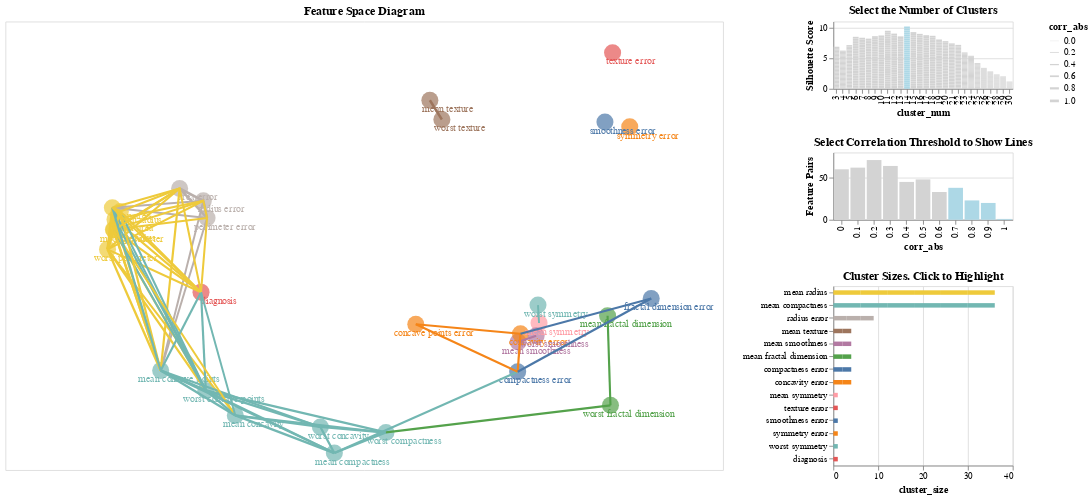

Notebook code cell kept with this figure:
### Code cell
import numpy as np
import pandas as pd
from scipy.spatial.distance import pdist, squareform

from sklearn import datasets
from sklearn.decomposition import PCA
from sklearn.cluster import FeatureAgglomeration
from sklearn.preprocessing import StandardScaler
from sklearn.impute import SimpleImputer
from sklearn.metrics import silhouette_score

# vis
import altair as alt
alt.renderers.enable("default")
alt.data_transformers.disable_max_rows()

# import data
# from https://archive.ics.uci.edu/ml/datasets/Breast+Cancer+Wisconsin+(Diagnostic)
breast_cancer_dataset = datasets.load_breast_cancer()
breast_cancer_df = pd.DataFrame(breast_cancer_dataset.data, columns = breast_cancer_dataset.feature_names)
breast_cancer_df["diagnosis"] = breast_cancer_dataset["target"]

# function to generate FSD
def feature_space_diagram(data, target_name = None):
    df = data.copy()
    corr = np.round(df.corr(),2)
    if target_name is not None:
        target_corr = np.abs(corr.rename({target_name:"target_corr"}, axis=1)["target_corr"])
        df = df.drop(target_name, axis=1)
        corr = corr.drop(target_name, axis=1).drop(target_name, axis=0)
        
    sidebar_width = 200
    sidebar_component_height = 75

    #compute PCA and store as X,Y coordinates for each feature
    pca = PCA(n_components = 2)
    pca.fit(np.abs(corr))
    pca_coords = pd.DataFrame.from_dict(
        dict(
            zip(
                list(df.columns),
                pca.transform(np.abs(corr)).tolist()
            )
        ),
        orient="index"
    ).reset_index().rename({0:"X", 1:"Y", "index":"feature"}, axis=1)

    #get feature clusters
    scaler = StandardScaler()
    feature_distances = squareform(pdist(scaler.fit_transform(df).T, "euclidean"))
    silhouette_scores = []
    cluster_range = range(3,df.shape[1])

    for n_cluster in cluster_range:
        corr_clusters = FeatureAgglomeration(n_clusters = n_cluster, affinity = "precomputed", linkage = "average").fit(feature_distances)
        silhouette_scores = silhouette_scores\
        + [
            {
                "cluster_num": n_cluster,
                "silhouette_score": silhouette_score(feature_distances, corr_clusters.labels_, metric = "precomputed"),
                "feature": list(df.columns)[i],
                "cluster": label 
            }
            for i, label in enumerate(corr_clusters.labels_)
        ]

    cluster_label_df = pd.DataFrame(silhouette_scores)
    cluster_label_df["cluster_size"] = cluster_label_df.groupby(["cluster_num", "cluster"])["feature"].transform("count")
    cluster_label_df["key"] = cluster_label_df["cluster_num"].astype(str).str.cat(cluster_label_df["feature"].astype(str), sep=":")

    cluster_label_df["cluster"] = cluster_label_df.groupby(["cluster_num","cluster"])["feature"].transform("first")

    default_cluster_num = cluster_label_df.groupby("cluster_num")["silhouette_score"].max().idxmax()

    # set correlation with target, if using, which determines circle size
    if target_name is not None:
        pca_coords = pca_coords.join(
            target_corr
        ).reset_index()
    else:
        pca_coords = pca_coords.reset_index()
        pca_coords["target_corr"] = 1

    # get dataset for lines between features (if they have higher correlation than corr_threshold)
    corr_lines = corr.reset_index(drop=False).rename({"index":"feature"}, axis=1)\
        .melt(id_vars = ["feature"], var_name = "feature_2", value_name = "corr")\
        .query("feature > feature_2")

    corr_lines["corr_abs"] = np.abs(corr_lines["corr"])
    corr_selector_data = corr_lines.copy()
    corr_selector_data["corr_abs"] = np.floor((corr_selector_data["corr_abs"]*10))/10
    corr_selector_data = corr_selector_data.groupby("corr_abs").size().reset_index().rename({0:"Count"}, axis = 1)
    corr_lines_1 = pd.merge(
        corr_lines, 
        pca_coords.loc[:,["feature", "X", "Y"]], 
        on = "feature"
    )
    corr_lines_2 = pd.merge(
        corr_lines, 
        pca_coords.set_index("feature").loc[:,["X", "Y"]],
        left_on = "feature_2", right_index = True
    )
    corr_lines = corr_lines_1.append(corr_lines_2)
    corr_lines["key"] = corr_lines["feature"] + corr_lines["feature_2"]

    corr_line_selector = alt.selection_single(fields = ["corr_abs"], init = {"corr_abs":0.7})
    cluster_num_selector = alt.selection_single(fields = ["cluster_num"], init = {"cluster_num":default_cluster_num})
    cluster_selection = alt.selection_single(fields=["cluster"])

    base = alt.layer().encode(
        x = alt.X("X", axis=None),
        y = alt.Y("Y", axis=None),
        color = alt.condition(
            cluster_selection,
            alt.Color("cluster:N", legend = None),
            alt.value("lightgray")
        )
    )

    base += alt.Chart(pca_coords).mark_circle().encode(
        size = alt.Size("target_corr:Q", scale=alt.Scale(domain = [0,1]), legend=None)
    ).transform_calculate(
        key = cluster_num_selector.cluster_num + ":" + alt.datum.feature
    ).transform_lookup(
        lookup='key',
        from_=alt.LookupData(data=cluster_label_df, key='key',
                             fields=['cluster_size', 'cluster'])            
    ).add_selection(
        cluster_num_selector
    )

    base += alt.Chart(pca_coords).mark_text(dx=20, dy = 10).encode(
        text = "feature",
    ).transform_calculate(
        key = cluster_num_selector.cluster_num + ":" + alt.datum.feature
    ).transform_lookup(
        lookup='key',
        from_=alt.LookupData(data=cluster_label_df, key='key',
                             fields=['cluster_size', 'cluster'])            
    )

    base += alt.Chart(corr_lines).mark_line().encode(
        detail = "key",
        strokeWidth = alt.StrokeWidth("corr_abs", scale = alt.Scale(domain = [0,1], range = [.3,3]))
    ).transform_filter(
        alt.datum.corr_abs >= corr_line_selector.corr_abs
    ).transform_calculate(
        key = cluster_num_selector.cluster_num + ":" + alt.datum.feature
    ).transform_lookup(
        lookup='key',
        from_=alt.LookupData(data=cluster_label_df, key='key',
                             fields=['cluster_size', 'cluster'])            
    )

    base = base.properties(
        width = 800, 
        height = 500,
        title = "Feature Space Diagram"
    ).interactive()

    num_cluster_picker = alt.Chart(cluster_label_df).mark_bar().encode(
        y = alt.Y("silhouette_score", title = "Silhouette Score"),
        x = "cluster_num:O",
        color = alt.condition(
            cluster_num_selector, 
            alt.value("lightblue"), 
            alt.value("lightgray")
        )            
    ).add_selection(
        cluster_num_selector
    ).properties(
        width = sidebar_width,
        height = sidebar_component_height,
        title = "Select the Number of Clusters"
    )

    corr_threshold_picker = alt.Chart(corr_selector_data).mark_bar().encode(
        x = "corr_abs:O",
        y = alt.Y("Count", axis = alt.Axis(labelAngle = 0, title = "Feature Pairs")),
        color = alt.condition(
            alt.datum.corr_abs >= corr_line_selector.corr_abs, 
            alt.value("lightblue"), 
            alt.value("lightgray")
        )
    ).add_selection(
        corr_line_selector
    ).properties(
        width = sidebar_width,
        height = sidebar_component_height,
        title = "Select Correlation Threshold to Show Lines"
    )

    cluster_bar_chart = alt.Chart(cluster_label_df).mark_bar(size=5).encode(
        y = alt.Y(
            "cluster:N", 
            sort = alt.EncodingSortField(field = "cluster_size", order="descending"),
            title = None #  "Clusters"
        ),
        x = "cluster_size",
        color = alt.Color("cluster:N", legend=None),
    ).add_selection(
        cluster_selection
    ).transform_filter(
        (alt.datum.cluster_num >= cluster_num_selector.cluster_num) & (alt.datum.cluster_num <= cluster_num_selector.cluster_num)
    ).properties(
        width = sidebar_width,
        height = 200,
        title = "Cluster Sizes. Click to Highlight"
    )        

    return (base) | (num_cluster_picker & corr_threshold_picker & cluster_bar_chart)

# call function and render chart
feature_space_diagram(breast_cancer_df)

### Figure 1 — Vega-Lite specification as saved in the notebook (floating-point values rounded to 4 significant figures; data arrays with more than 128 entries replaced by an {"elided": "..."} marker saying what was removed)
{"config": {"view": {"continuousWidth": 400, "continuousHeight": 300}}, "hconcat": [{"layer": [{"mark": "circle", "encoding": {"size": {"type": "quantitative", "field": "target_corr", "legend": null, "scale": {"domain": [0, 1]}}}, "selection": {"selector006": {"type": "single", "fields": ["cluster_num"], "init": {"cluster_num": 14.0}}, "selector008": {"type": "interval", "bind": "scales", "encodings": ["x", "y"]}}, "transform": [{"calculate": "((selector006.cluster_num + ':') + datum.feature)", "as": "key"}, {"lookup": "key", "from": {"data": {"name": "data-31842b5b98400b172b9fc172d955a6d0"}, "key": "key", "fields": ["cluster_size", "cluster"]}}]}, {"mark": {"type": "text", "dx": 20, "dy": 10}, "encoding": {"text": {"type": "nominal", "field": "feature"}}, "transform": [{"calculate": "((selector006.cluster_num + ':') + datum.feature)", "as": "key"}, {"lookup": "key", "from": {"data": {"name": "data-31842b5b98400b172b9fc172d955a6d0"}, "key": "key", "fields": ["cluster_size", "cluster"]}}]}, {"data": {"name": "data-8d74b46c323ef3f71b29b82b83c8728a"}, "mark": "line", "encoding": {"detail": {"type": "nominal", "field": "key"}, "strokeWidth": {"type": "quantitative", "field": "corr_abs", "scale": {"domain": [0, 1], "range": [0.3, 3]}}}, "transform": [{"filter": "(datum.corr_abs >= selector005.corr_abs)"}, {"calculate": "((selector006.cluster_num + ':') + datum.feature)", "as": "key"}, {"lookup": "key", "from": {"data": {"name": "data-31842b5b98400b172b9fc172d955a6d0"}, "key": "key", "fields": ["cluster_size", "cluster"]}}]}], "data": {"name": "data-f9ca3864dface748fccd830c6dcf1a98"}, "encoding": {"color": {"condition": {"type": "nominal", "field": "cluster", "legend": null, "selection": "selector007"}, "value": "lightgray"}, "x": {"type": "quantitative", "axis": null, "field": "X"}, "y": {"type": "quantitative", "axis": null, "field": "Y"}}, "height": 500, "title": "Feature Space Diagram", "width": 800}, {"vconcat": [{"data": {"name": "data-31842b5b98400b172b9fc172d955a6d0"}, "mark": "bar", "encoding": {"color": {"condition": {"value": "lightblue", "selection": "selector006"}, "value": "lightgray"}, "x": {"type": "ordinal", "field": "cluster_num"}, "y": {"type": "quantitative", "field": "silhouette_score", "title": "Silhouette Score"}}, "height": 75, "selection": {"selector006": {"type": "single", "fields": ["cluster_num"], "init": {"cluster_num": 14.0}}}, "title": "Select the Number of Clusters", "width": 200}, {"data": {"name": "data-f7c875f5d6671cc716082a39dc222cf4"}, "mark": "bar", "encoding": {"color": {"condition": {"value": "lightblue", "test": "(datum.corr_abs >= selector005.corr_abs)"}, "value": "lightgray"}, "x": {"type": "ordinal", "field": "corr_abs"}, "y": {"type": "quantitative", "axis": {"labelAngle": 0, "title": "Feature Pairs"}, "field": "Count"}}, "height": 75, "selection": {"selector005": {"type": "single", "fields": ["corr_abs"], "init": {"corr_abs": 0.7}}}, "title": "Select Correlation Threshold to Show Lines", "width": 200}, {"data": {"name": "data-31842b5b98400b172b9fc172d955a6d0"}, "mark": {"type": "bar", "size": 5}, "encoding": {"color": {"type": "nominal", "field": "cluster", "legend": null}, "x": {"type": "quantitative", "field": "cluster_size"}, "y": {"type": "nominal", "field": "cluster", "sort": {"field": "cluster_size", "order": "descending"}, "title": null}}, "height": 200, "selection": {"selector007": {"type": "single", "fields": ["cluster"]}}, "title": "Cluster Sizes. Click to Highlight", "transform": [{"filter": "((datum.cluster_num >= selector006.cluster_num) && (datum.cluster_num <= selector006.cluster_num))"}], "width": 200}]}], "$schema": "https://vega.github.io/schema/vega-lite/v4.8.1.json", "datasets": {"data-f9ca3864dface748fccd830c6dcf1a98": [{"index": 0, "feature": "mean radius", "X": -1.359, "Y": 0.414, "target_corr": 1}, {"index": 1, "feature": "mean texture", "X": 0.3661, "Y": 1.109, "target_corr": 1}, {"index": 2, "feature": "mean perimeter", "X": -1.395, "Y": 0.2984, "target_corr": 1}, {"index": 3, "feature": "mean area", "X": -1.404, "Y": 0.4377, "target_corr": 1}, {"index": 4, "feature": "mean smoothness", "X": 0.8583, "Y": -0.4004, "target_corr": 1}, {"index": 5, "feature": "mean compactness", "X": -0.1662, "Y": -1.094, "target_corr": 1}, {"index": 6, "feature": "mean concavity", "X": -0.7182, "Y": -0.8593, "target_corr": 1}, {"index": 7, "feature": "mean concave points", "X": -1.134, "Y": -0.5786, "target_corr": 1}, {"index": 8, "feature": "mean symmetry", "X": 0.9746, "Y": -0.282, "target_corr": 1}, {"index": 9, "feature": "mean fractal dimension", "X": 1.357, "Y": -0.2365, "target_corr": 1}, {"index": 10, "feature": "radius error", "X": -0.8965, "Y": 0.4807, "target_corr": 1}, {"index": 11, "feature": "texture error", "X": 1.385, "Y": 1.405, "target_corr": 1}, {"index": 12, "feature": "perimeter error", "X": -0.8758, "Y": 0.3735, "target_corr": 1}, {"index": 13, "feature": "area error", "X": -1.029, "Y": 0.5576, "target_corr": 1}, {"index": 14, "feature": "smoothness error", "X": 1.342, "Y": 0.9724, "target_corr": 1}, {"index": 15, "feature": "compactness error", "X": 0.8555, "Y": -0.5862, "target_corr": 1}, {"index": 16, "feature": "concavity error", "X": 0.8712, "Y": -0.3494, "target_corr": 1}, {"index": 17, "feature": "concave points error", "X": 0.2877, "Y": -0.2897, "target_corr": 1}, {"index": 18, "feature": "symmetry error", "X": 1.48, "Y": 0.9424, "target_corr": 1}, {"index": 19, "feature": "fractal dimension error", "X": 1.6, "Y": -0.1288, "target_corr": 1}, {"index": 20, "feature": "worst radius", "X": -1.398, "Y": 0.301, "target_corr": 1}, {"index": 21, "feature": "worst texture", "X": 0.4331, "Y": 0.9882, "target_corr": 1}, {"index": 22, "feature": "worst perimeter", "X": -1.431, "Y": 0.1776, "target_corr": 1}, {"index": 23, "feature": "worst area", "X": -1.389, "Y": 0.3648, "target_corr": 1}, {"index": 24, "feature": "worst smoothness", "X": 0.9586, "Y": -0.3617, "target_corr": 1}, {"index": 25, "feature": "worst compactness", "X": 0.1213, "Y": -0.9653, "target_corr": 1}, {"index": 26, "feature": "worst concavity", "X": -0.2441, "Y": -0.9308, "target_corr": 1}, {"index": 27, "feature": "worst concave points", "X": -0.8828, "Y": -0.7031, "target_corr": 1}, {"index": 28, "feature": "worst symmetry", "X": 0.9689, "Y": -0.1703, "target_corr": 1}, {"index": 29, "feature": "worst fractal dimension", "X": 1.373, "Y": -0.7962, "target_corr": 1}, {"index": 30, "feature": "diagnosis", "X": -0.9096, "Y": -0.08949, "target_corr": 1}], "data-31842b5b98400b172b9fc172d955a6d0": {"elided": "868 records"}, "data-8d74b46c323ef3f71b29b82b83c8728a": {"elided": "930 records"}, "data-f7c875f5d6671cc716082a39dc222cf4": [{"corr_abs": 0.0, "Count": 60}, {"corr_abs": 0.1, "Count": 62}, {"corr_abs": 0.2, "Count": 71}, {"corr_abs": 0.3, "Count": 64}, {"corr_abs": 0.4, "Count": 45}, {"corr_abs": 0.5, "Count": 48}, {"corr_abs": 0.6, "Count": 33}, {"corr_abs": 0.7, "Count": 38}, {"corr_abs": 0.8, "Count": 23}, {"corr_abs": 0.9, "Count": 20}, {"corr_abs": 1.0, "Count": 1}]}}
